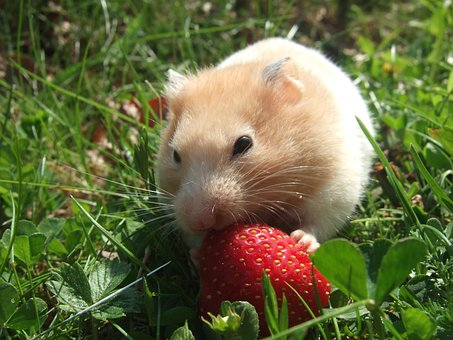
#> input picture computer_vision/dataset/image_1.jpg, 453 x 340 px
$ jupyter execute Test.ipynb
#> lines starting #> are read from the running program, lines starting #| are printed output that depends on the picture
### computer_vision/non_max_suppression.py
from intersection_over_union import iou

def nms(bboxes: list, prob_threshold: float, iou_threshold: float) -> list:
    """
    @param bboxes: predicted bounding boxes.
    @param prob_threshold: accepted minimum probability limit.
    @param iou_threshold: accepted minimum iou limit.
    @returns: list with a single bounding box for each class.
    @raises AssertionError: if bbox is not a list.
    """

    # predictions : [image_idx, class, probability, color, x1, y1, x2, y2]

    assert type(bboxes) == list

    bboxes = [box for box in bboxes if box[2] > prob_threshold]
    bboxes_after_nms = []
    bboxes = sorted(bboxes, key=lambda x: x[2], reverse=True)

    while bboxes:
        chosen_box = bboxes.pop(0)

        aux = sorted([box for box in bboxes if (box[1] == chosen_box[1] and iou(chosen_box[4:], box[4:])[0] > 0)], key=lambda x: x[2], reverse=True)

        bboxes_after_nms.append(chosen_box)

        for box in aux:
            bboxes.remove(box)

    return bboxes_after_nms

### computer_vision/mean_average_precision.py
from intersection_over_union import iou
from collections import Counter
import numpy as np

def mAP(bboxes: list, labels: list, iou_threshold=0.5, num_class=1) -> float:
    """
    This function implement mean average precision metric for object detection.

    @param bboxes (list): a list of all specific predicted bounding boxes of a dataset.
                          [image_idx, class, probability, x1, y1, x2, y2]
    @param labels (list): a list of all true labels bounding boxes.
                          [image_idx, class, probability, x1, y1, x2, y2]
    @param iou_threshold (float): iou metric minimum threshold.
    @param prob_threshold (float): minimum accepted probability for a bounding box.
    @param num_class (float): class number.
    @returns: value indicating mean average precision.
    @raise AssertionError: it's not a list.
    """

    assert type(bboxes) == list

    average_precision = []
    alpha = 1e-5

    for cls in range(num_class):

        cls_bboxes = [box for box in bboxes if box[1] == cls]
        cls_labels = [box for box in labels if box[1] == cls]

        mapping_gt = {}
        counting_gt = Counter([gt[0] for gt in cls_bboxes])

        for cont in counting_gt:
            mapping_gt[cont] = [0] * counting_gt[cont]

        cls_bboxes.sort(key=lambda x: x[2], reverse=True)
        true_positive = [0] * len(cls_bboxes)
        false_positive = [0] * len(cls_bboxes)
        total_gt = len(cls_labels)

        for box_idx, box in enumerate(cls_bboxes):
            img_gt = [gt for gt in cls_labels if gt[0] == box[0]]

            num_gts = len(img_gt)
            best_iou_val = 0

            for idx, gt in enumerate(img_gt):
                iou_val, _ = iou(gt[3:], box[3:])

                if iou_val > best_iou_val:
                    best_iou_val = iou_val
                    best_iou_idx = idx

            if best_iou_val > iou_threshold:
                if mapping_gt[box[0]][best_iou_idx] == 0:
                    true_positive[box_idx] = 1
                    mapping_gt[box[0]][best_iou_idx] = 1
                else:
                    false_positive[box_idx] = 1
            else:
                false_positive[box_idx] = 1

            tp_sum = np.cumsum(true_positive, axis=0)
            fp_sum = np.cumsum(false_positive, axis=0)
            precisions = np.divide(tp_sum, (tp_sum + fp_sum + alpha))
            recalls = np.divide(tp_sum, (total_gt + alpha))
            precisions = np.insert(precisions, 0, 1)
            recalls = np.insert(recalls, 0, 0)

            average_precision.append(np.trapz(precisions, recalls))

    return sum(average_precision) / len(average_precision)

### computer_vision/intersection_over_union.py
from typing import Tuple

def iou(bbox1: list, bbox2: list) -> Tuple[float, list]:
    """
    This function calculate intersection over union between two bounding boxes.

    @param bbox1: first bounding box [x1, y1, x2, y2].
    @param bbox2: second bounding box [x1, y1, x2, y2].
    @returns: (value iou, bounding box intersection).
    @raises AssertionError: it's not a list.
    """

    assert type(bbox1) == list
    assert type(bbox2) == list

    bbox1_area = abs(bbox1[0] - bbox1[2]) * abs(bbox1[1] - bbox1[3])
    bbox2_area = abs(bbox2[0] - bbox2[2]) * abs(bbox2[1] - bbox2[3])

    # upper left corner:
    #          x : max(bbox1[0], bbox2[0])
    #          y : max(bbox1[1], bbox2[1])
    # bottom right corner:
    #          x : min(bbox1[0], bbox2[0])
    #          y : min(bbox1[1], bbox2[1])
    bbox_intersection = (max(bbox1[0], bbox2[0]), max(bbox1[1], bbox2[1]), min(bbox1[2], bbox2[2]), min(bbox1[3], bbox2[3]))
    intersection_area = (bbox_intersection[2] - bbox_intersection[0]) * (bbox_intersection[3] - bbox_intersection[1])

    if (bbox_intersection[2] - bbox_intersection[0]) < 0 or (bbox_intersection[3] - bbox_intersection[1]) < 0:
        intersection_area = 0
    iou_ = intersection_area / (bbox1_area + bbox2_area - intersection_area + 1e-6)

    return iou_, bbox_intersection

### computer_vision/Test.ipynb
**Inspired by [Aladdin Persson's](https://github.com/aladdinpersson/Machine-Learning-Collection) repository**

# Intersection Over Union (IoU)

## **IoU** $= \frac{|Pred_{bbox} \cap True_{bbox}|}{|Pred_{bbox} \cup True_{bbox}|}$

[cell 1]
import matplotlib.pyplot as plt
import matplotlib.patches as patches
from PIL import Image
from intersection_over_union import iou

[cell 2]
file_path = './dataset/image_1.jpg'
image_1 = Image.open(file_path).convert('RGB')
#> image_1 is the input picture: PIL image 453x340 RGB; mean R, G, B 102.6, 107, 63.7

[cell 3]
predicted_bboxes = [130, 20, 340, 220, 0.8]
ground_truth = [150, 35, 380, 255]
value, bbox = iou(predicted_bboxes, ground_truth)
value, bbox

[cell 4]
def plot_image(image, predicted, ground_truth, intersection, iou):

#> called with intersection = (150, 35, 340, 220), iou = 0.612
    plt.figure(figsize=(12,8))
    plt.imshow(image)
    ax = plt.gca()
    ax.add_patch(plt.Rectangle(predicted[:2], predicted[2]-predicted[0],  predicted[3]-predicted[1], color='r', linewidth=3, alpha=0.2))
    ax.add_patch(plt.Rectangle(ground_truth[:2], ground_truth[2]-ground_truth[0], ground_truth[3]-ground_truth[1], color='b', linewidth=3, alpha=0.2))
    ax.add_patch(plt.Rectangle(intersection[:2], intersection[2]-intersection[0], intersection[3]-intersection[1], color='y', fill=True, linewidth=3, alpha=0.2, hatch='///'))
    ax.text(predicted[0]+3, predicted[1]-6, str(predicted[-1]), fontsize=15, bbox=dict(facecolor='r', alpha=0.2), color='white')

    iou_legend = patches.Patch(color='y', label='IoU: {:.2f}'.format(iou), alpha=0.6)
    predicted_legend = patches.Patch(color='r', label='Predicted', alpha=0.2)
    gt_legend = patches.Patch(color='b', label='Ground Truth', alpha=0.2)
    plt.legend(handles=[iou_legend, predicted_legend, gt_legend])
    plt.axis('off')
    plt.show()
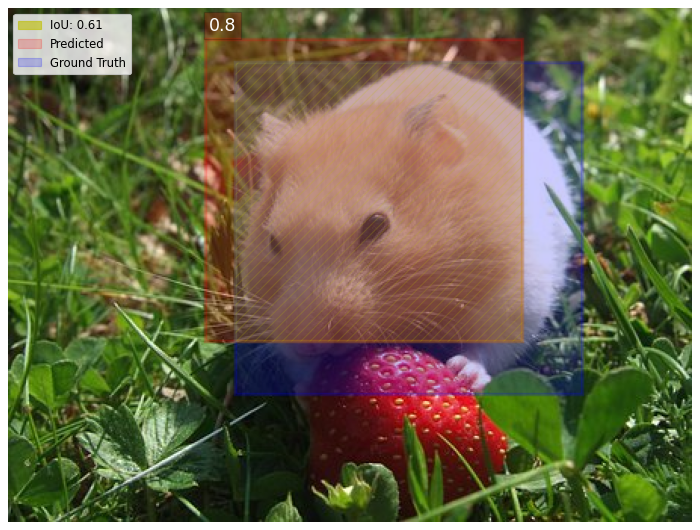
#> figure drawn by matplotlib, 1 panel

[cell 5]
plot_image(image_1, predicted_bboxes, ground_truth, bbox, value)

# Non Max Suppression

[cell 6]
import matplotlib.pyplot as plt
import matplotlib.patches as patches
from PIL import Image
from intersection_over_union import iou
from non_max_suppression import nms

[cell 7]
file_path = './dataset/image_2.jpg'
image_2 = Image.open(file_path).convert('RGB')
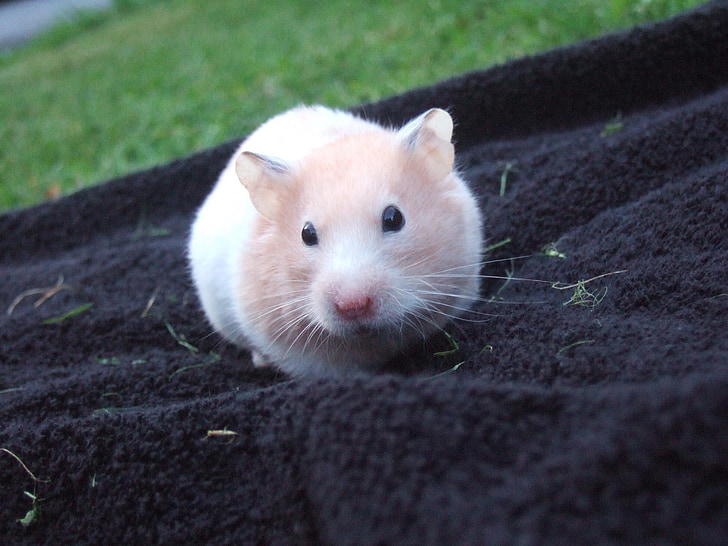
#> input picture computer_vision/dataset/image_2.jpg, 728 x 546 px
#> image_2 is the input picture: PIL image 728x546 RGB; mean R, G, B 72.5, 80, 82.2

[cell 8]
# predictes_bboxes (list): [class_idx, probability, x1, y1, x2, y2]
predicted_bboxes = [[0, 0.6, 250, 20, 440, 320], [0, 0.95, 190, 100, 480, 380], [0, 0.3, 160, 50, 380, 200]]

[cell 9]
def plot_image(image, bboxes):

    f = plt.figure(figsize=(14,10))
    f.add_subplot(1, 2, 1)
    plt.imshow(image)
    ax = plt.gca()
    for predicted in bboxes:
        ax.add_patch(plt.Rectangle(predicted[2:], predicted[4]-predicted[2],  predicted[5]-predicted[3], color='r', fill=False, linewidth=3))
        ax.text(predicted[2]+3, predicted[3]-6, str(predicted[1]), fontsize=15, bbox=dict(facecolor='r'), color='white')

    plt.axis('off')

    nms_bboxes = nms(bboxes=bboxes, prob_threshold=0.5, iou_threshold=0.5)

    f.add_subplot(1, 2, 2)
    plt.imshow(image)
    ax = plt.gca()
    for predicted in nms_bboxes:
        ax.add_patch(plt.Rectangle(predicted[2:], predicted[4]-predicted[2],  predicted[5]-predicted[3], color='r', fill=False, linewidth=3))
        ax.text(predicted[2]+3, predicted[3]-6, str(predicted[1]), fontsize=15, bbox=dict(facecolor='r'), color='white')
    plt.axis('off')
    plt.show()
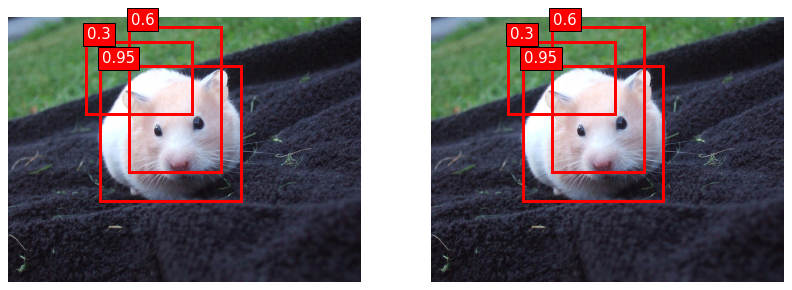
#> figure drawn by matplotlib, 2 panels

[cell 10]
plot_image(image_2, predicted_bboxes)

# Mean Average Precision (mAP)

[cell 11]
import matplotlib.pyplot as plt
import matplotlib.patches as patches
from PIL import Image
from intersection_over_union import iou
from mean_average_precision import mAP

[cell 12]
file_path = './dataset/'
image_1 = Image.open(file_path + 'image_1.jpg').convert('RGB')
image_2 = Image.open(file_path + 'image_2.jpg').convert('RGB')
images = [image_1, image_2]

[cell 13]
predicted = [[1, 0, 0.7, 100, 50, 300, 200], [2, 0, 0.8, 200, 70, 500, 320]]
labels = [[1, 0, 1.0, 150, 35, 375, 270], [2, 0, 1.0, 190, 100, 480, 380]]

[cell 14]
def plot_bboxes(images, bboxes, labels):

    f = plt.figure(figsize=(14,10))
    f.add_subplot(1, 2, 1)
    plt.imshow(images[0])
    ax = plt.gca()
    for predicted in bboxes:
        if predicted[0] == 1:
            ax.add_patch(plt.Rectangle(predicted[3:], predicted[5]-predicted[3],  predicted[6]-predicted[4], color='r', fill=False, linewidth=3))
            ax.text(predicted[3]+3, predicted[4]-6, str(predicted[2]), fontsize=15, bbox=dict(facecolor='r'), color='white')
    for label in labels:
        if label[0] == 1:
            ax.add_patch(plt.Rectangle(label[3:], label[5]-label[3],  label[6]-label[4], color='g', fill=False, linewidth=3))
            ax.text(label[3]+3, label[4]-6, str(label[2]), fontsize=15, bbox=dict(facecolor='g'), color='white')

    plt.axis('off')

    f.add_subplot(1, 2, 2)
    plt.imshow(images[1])
    ax = plt.gca()
    for predicted in bboxes:
        if predicted[0] == 2:
            ax.add_patch(plt.Rectangle(predicted[3:], predicted[5]-predicted[3],  predicted[6]-predicted[4], color='r', fill=False, linewidth=3))
            ax.text(predicted[3]+3, predicted[4]-6, str(predicted[2]), fontsize=15, bbox=dict(facecolor='r'), color='white')
    for label in labels:
        if label[0] == 2:
            ax.add_patch(plt.Rectangle(label[3:], label[5]-label[3],  label[6]-label[4], color='g', fill=False, linewidth=3))
            ax.text(label[3]+3, label[4]-6, str(label[2]), fontsize=15, bbox=dict(facecolor='g'), color='white')

    plt.axis('off')

    plt.show()
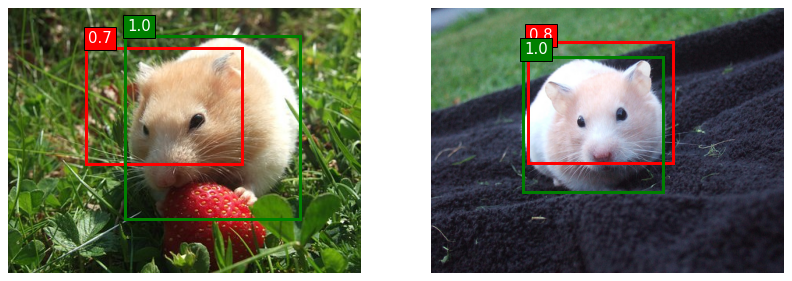
#> figure drawn by matplotlib, 2 panels

[cell 15]
plot_bboxes(images, predicted, labels)

[cell 16]
mAP(predicted, labels)
